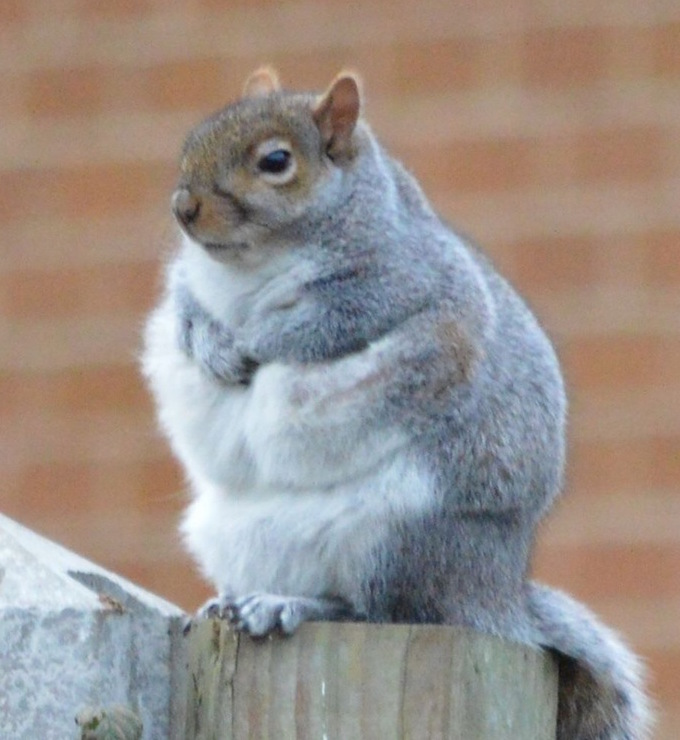
#> input picture process_your_images/input/squirrel.jpeg, 680 x 740 px
$ python -i img2edges.py   (imports and definitions only)   (older library calls are emulated)
#> lines starting #> are read from the running program, lines starting #| are printed output that depends on the picture
"""

 img2edges.py  (author: Anson Wong / git: ankonzoid)

"""
import scipy.misc
import numpy as np
from PIL import Image
import cv2

def img2edges(input_filename, output_filename):

#> called with input_filename = '../input/squirrel.jpeg', output_filename = 'out.png'
    img_pil = Image.open(input_filename)  # PIL object
#> img_pil is the input picture: PIL image 680x740 RGB; mean R, G, B 153.4, 143.9, 138.2
    img = np.asarray(img_pil)  # numpy array

    # Blur the image with a Gaussian kernel
    kernel_size = (5, 5)
    img_blurred = img.copy() if kernel_size == (0,0) else cv2.GaussianBlur(img.copy(), kernel_size, 0)

    # Find the edges from the blurred image
    edges = np.max(np.array([edgedetect(img_blurred[:, :, 0]),
                             edgedetect(img_blurred[:, :, 1]),
                             edgedetect(img_blurred[:, :, 2])]), axis=0)  # Sobel edge detection

    # Process edges by zero-ing out pixels less than the mean
    edges_zeroed = edges.copy()
    edges_zeroed[edges.copy() <= np.mean(edges.copy())] = 0  # zero out pixels less than mean
    img_edges = edges_zeroed

    # Save
    scipy.misc.imsave(output_filename, img_edges)

# edgedetect:
def edgedetect(channel):
    sobelX = cv2.Sobel(channel, cv2.CV_16S, 1, 0)
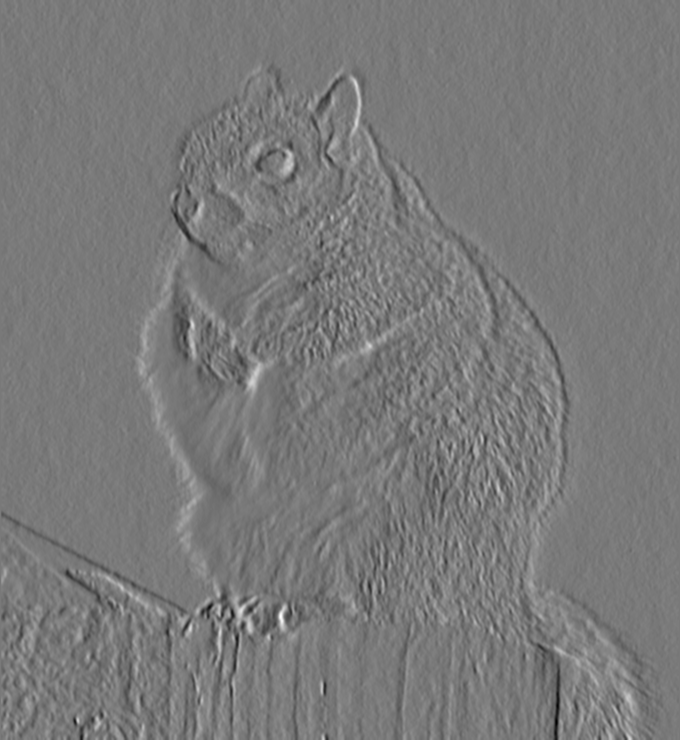
#> sobelX: shape (740, 680) int16; min -203, max 222, mean 0; drawn with min black and max white
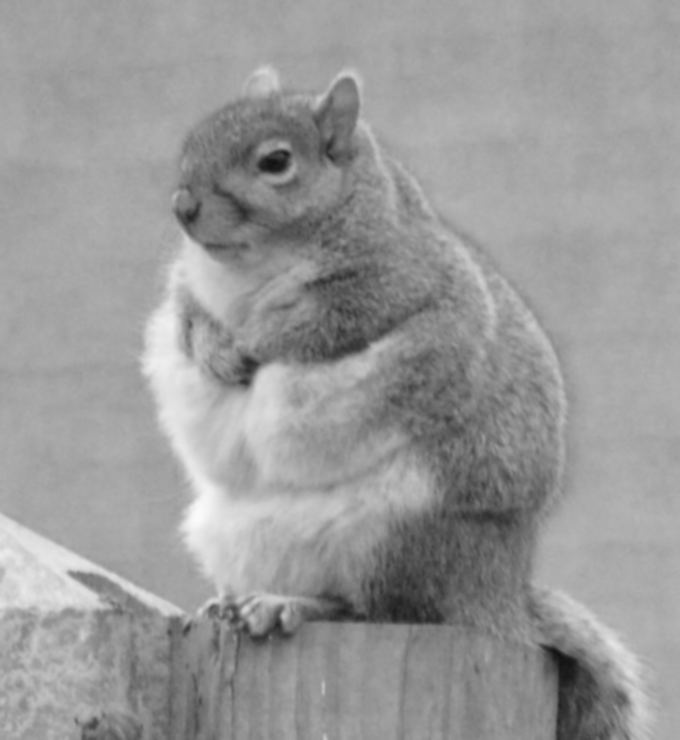
#> channel: shape (740, 680); min 17, max 250, mean 153.4
    sobelY = cv2.Sobel(channel, cv2.CV_16S, 0, 1)
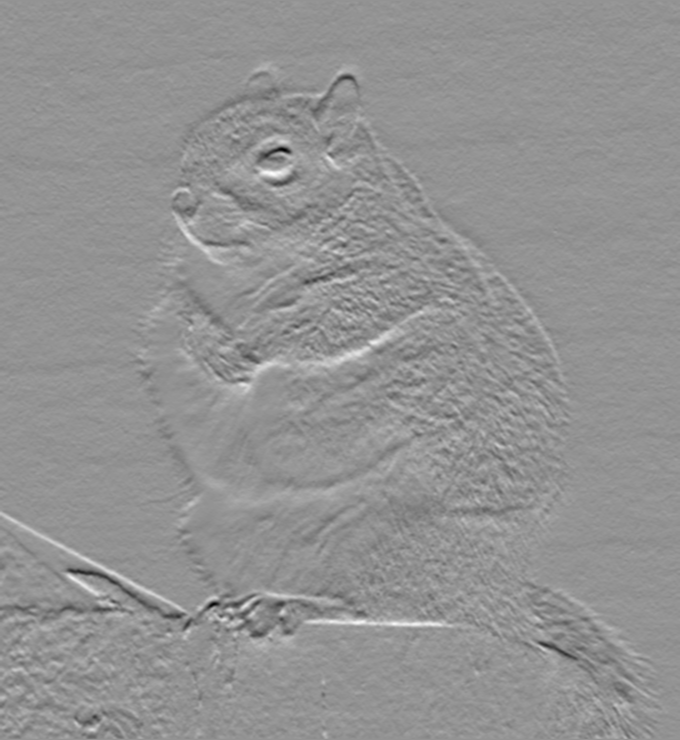
#> sobelY: shape (740, 680) int16; min -241, max 177, mean -0.3; drawn with min black and max white
    sobel = np.hypot(sobelX, sobelY)
    sobel[sobel > 255] = 255  # Some values seem to go above 255. However RGB channels has to be within 0-255
#> sobel: shape (740, 680) float32; min 0, max 255, mean 17.8
    return sobel

>>> result = img2edges('../input/squirrel.jpeg', 'out.png')
#> in edgedetect (call 2), `sobelX = cv2.Sobel(channel, cv2.CV_16S, 1, 0)`:
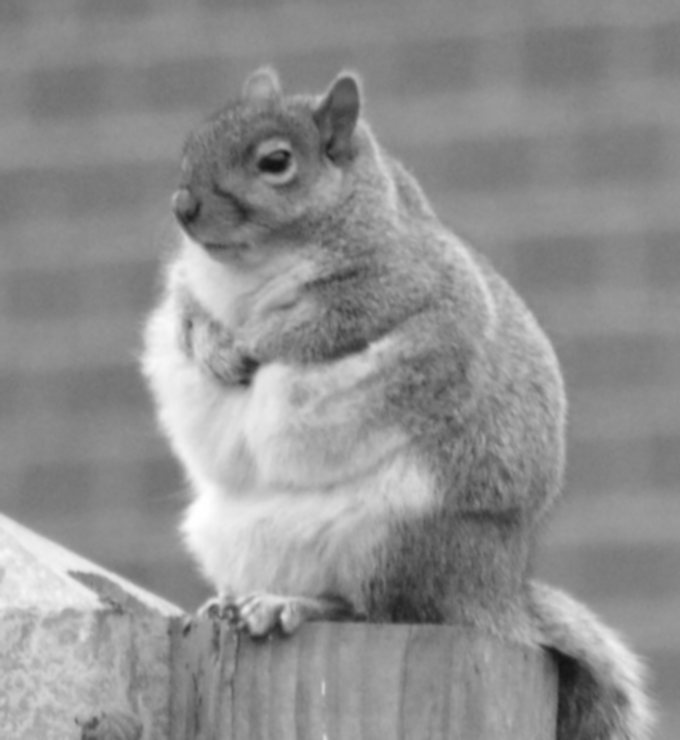
#> channel: shape (740, 680); min 18, max 255, mean 143.9
#> in edgedetect (call 2), `sobel[sobel > 255] = 255`:
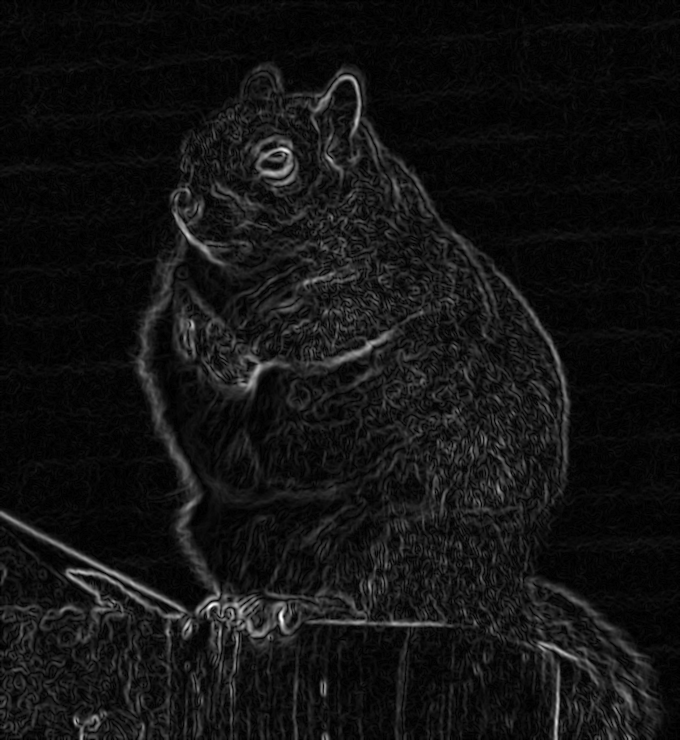
#> sobel: shape (740, 680) float32; min 0, max 255, mean 18.9
#> in edgedetect (call 3), `sobelX = cv2.Sobel(channel, cv2.CV_16S, 1, 0)`:
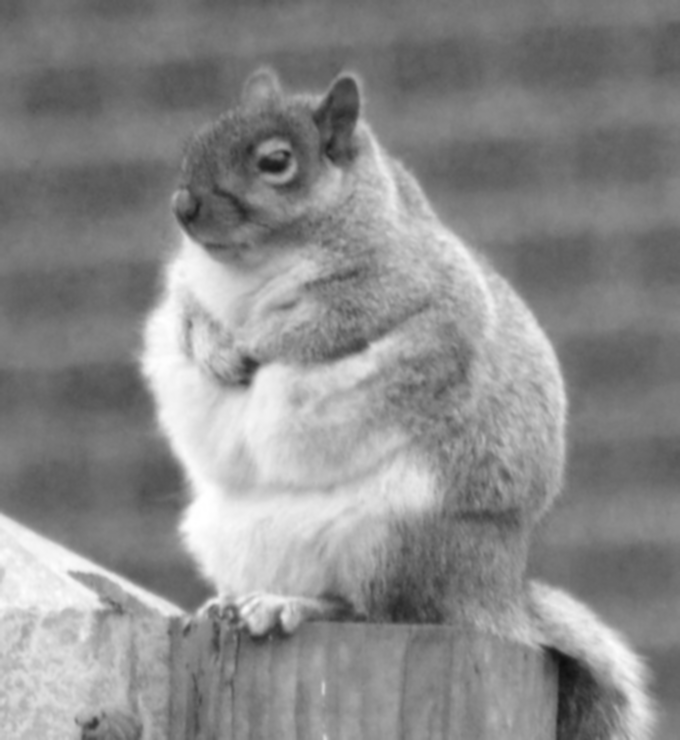
#> channel: shape (740, 680); min 14, max 255, mean 138.2
#> in edgedetect (call 3), `sobelY = cv2.Sobel(channel, cv2.CV_16S, 0, 1)`:
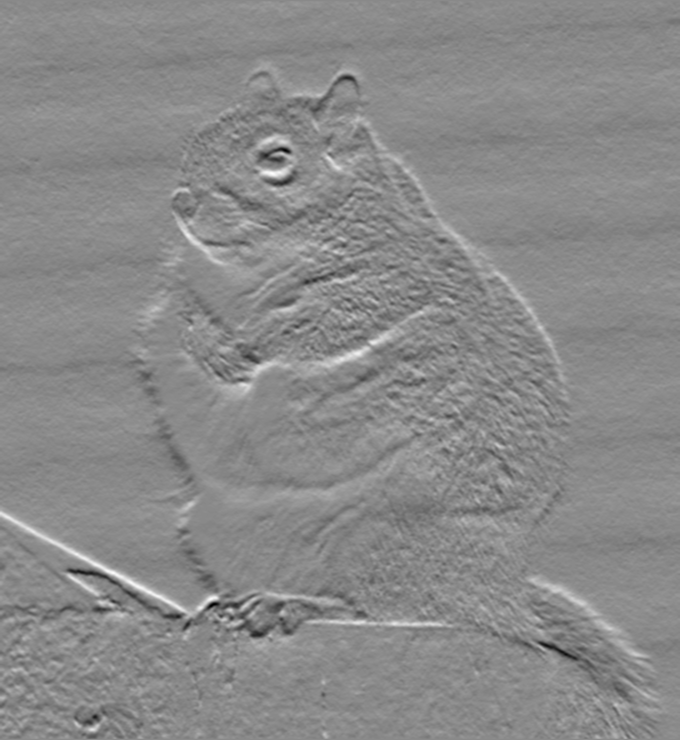
#> sobelY: shape (740, 680) int16; min -210, max 179, mean 0.3; drawn with min black and max white
